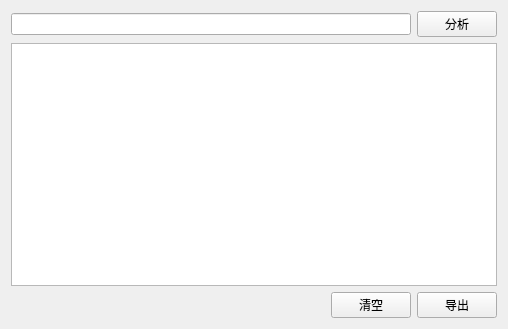
<?xml version="1.0" encoding="UTF-8"?>
<ui version="4.0">
 <class>Form</class>
 <widget class="QWidget" name="Form">
  <property name="geometry">
   <rect>
    <x>0</x>
    <y>0</y>
    <width>508</width>
    <height>329</height>
   </rect>
  </property>
  <property name="windowTitle">
   <string>Form</string>
  </property>
  <layout class="QGridLayout" name="gridLayout">
   <item row="0" column="0" colspan="2">
    <widget class="QLineEdit" name="stockPoolEdit"/>
   </item>
   <item row="0" column="2">
    <widget class="QPushButton" name="button">
     <property name="text">
      <string>分析</string>
     </property>
    </widget>
   </item>
   <item row="1" column="0" colspan="3">
    <widget class="MapTableWidget" name="mapTableWidget"/>
   </item>
   <item row="2" column="0">
    <spacer name="horizontalSpacer">
     <property name="orientation">
      <enum>Qt::Horizontal</enum>
     </property>
     <property name="sizeHint" stdset="0">
      <size>
       <width>40</width>
       <height>20</height>
      </size>
     </property>
    </spacer>
   </item>
   <item row="2" column="1">
    <widget class="QPushButton" name="clearButton">
     <property name="text">
      <string>清空</string>
     </property>
    </widget>
   </item>
   <item row="2" column="2">
    <widget class="QPushButton" name="exportButton">
     <property name="text">
      <string>导出</string>
     </property>
    </widget>
   </item>
  </layout>
 </widget>
 <customwidgets>
  <customwidget>
   <class>MapTableWidget</class>
   <extends>QTableWidget</extends>
   <header>maptablewidget.h</header>
  </customwidget>
 </customwidgets>
 <resources/>
 <connections/>
</ui>
